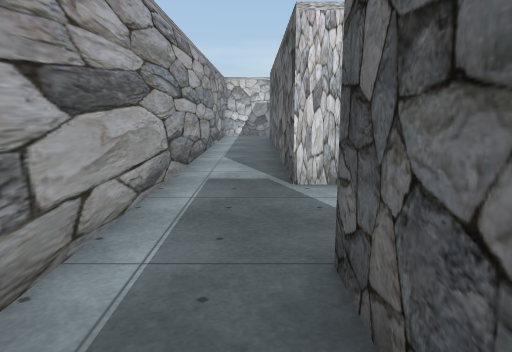
View 1 (above)

16 first-person views from a walk through a scene from a Unity 3-D project. The camera is 1.3 m above the floor, tilts 10° down and sees 70° across. The floor is counted in squares, 1 m on a side. Each view is taken from the middle of a square. On the plan, view 1 faces up. The plan holds only what a view shows up to about 15 squares ahead; the rest is blank. The place goes on beyond the plan. The player is left out. Door leaves are left out, so doorways stand open. Some surface patterns are stand-ins.

View 2
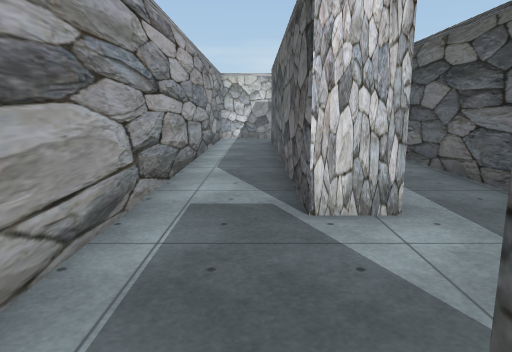

View 3
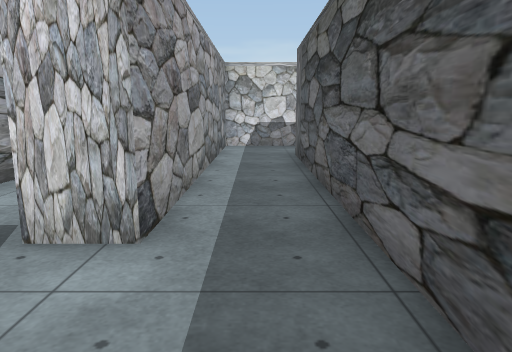

View 4
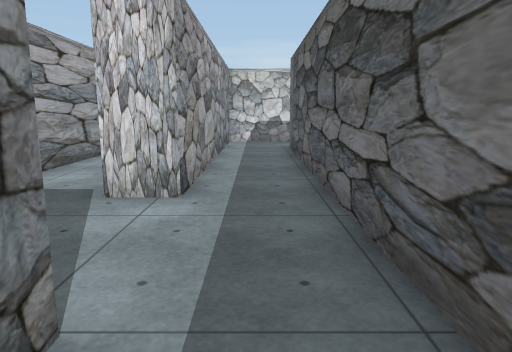

View 5
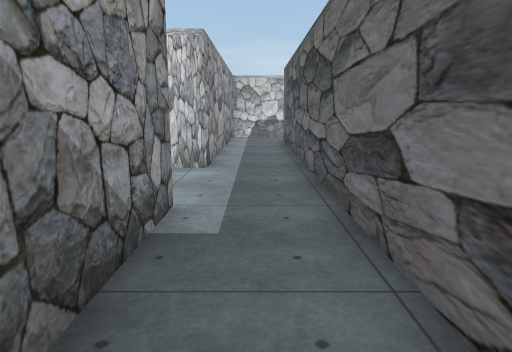

View 6
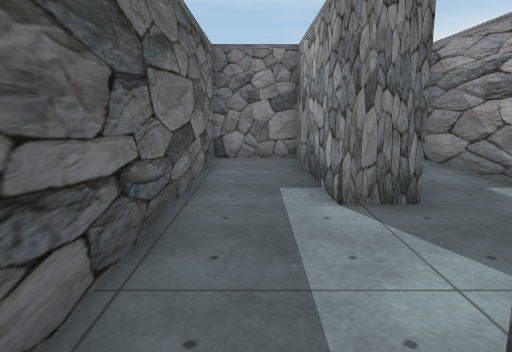

View 7
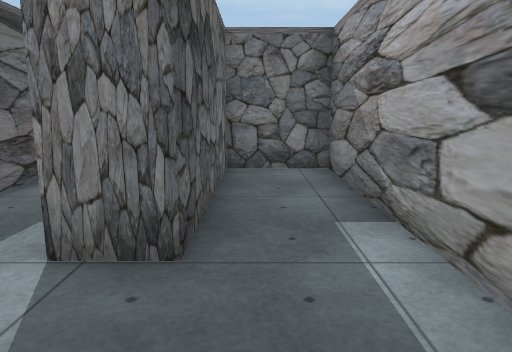

View 8
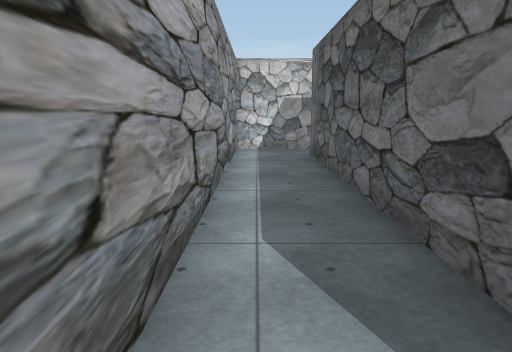

View 9
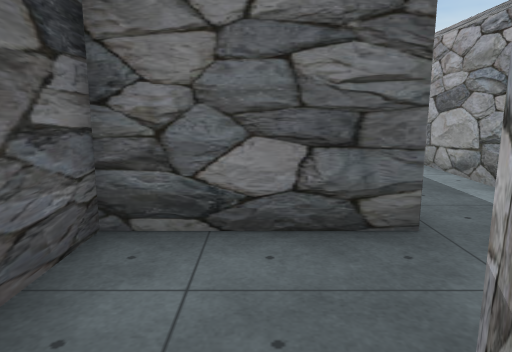

View 10
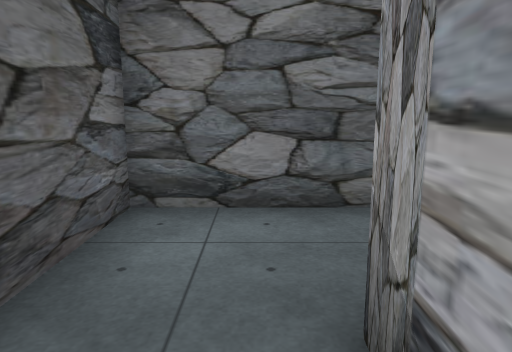

View 11
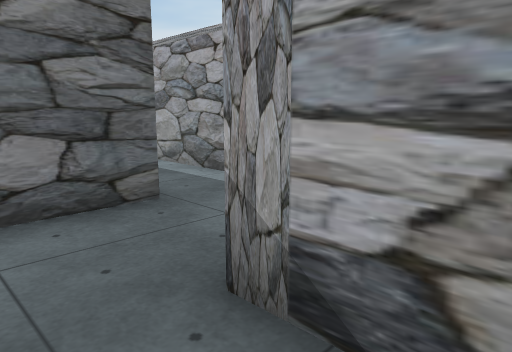

View 12
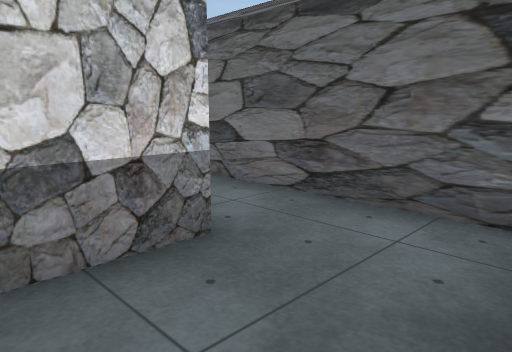

View 13
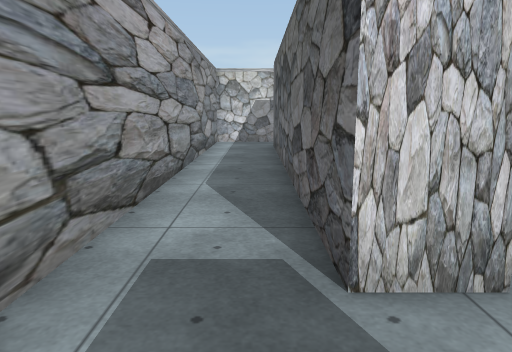

View 14
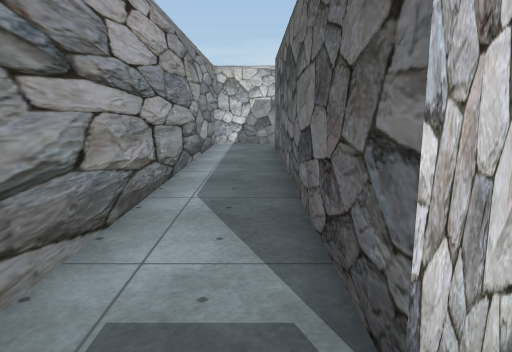

View 15
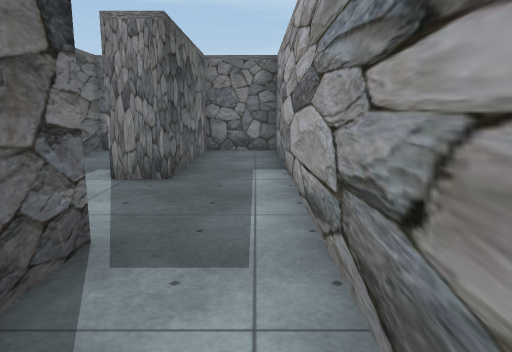

View 16
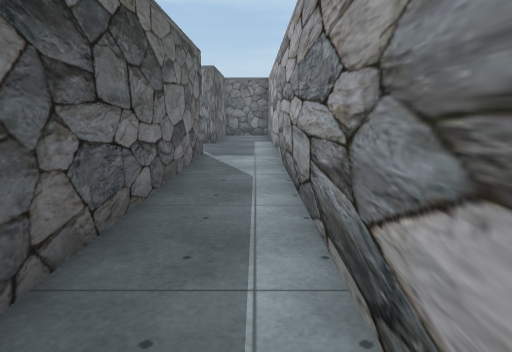

### Floor plan
Points are (right, up) in squares from view 1. A wall is a line through its corners. A room is listed if a view was taken in it or the views show most of it. See-through windows are left out.
Room 1 (views 1, 2, 3, 4, 5, 6, 7, 8, 12, 13, 14, 15, 16)
walls: (3.5, 17.1) (1.8, 17.1) (1.8, 6.5) (0.7, 6.5) (0.7, 18.2); (-1.7, 19.5) (-1.7, -2.3) (0.7, -2.3) (0.7, 2.9) (1.8, 2.9) (1.8, -2.3) (4.2, -2.3) (4.2, 14.1)
ways out: opening at (4.5, 15.5) to room 2
Room 2 (views 9, 10, 11)
walls: (5.4, 18.9) (5.4, 17.1) (3.5, 17.1); (4.2, 14.1) (7.7, 14.1) (7.7, 19.5)
ways out: opening at (4.5, 15.5) to room 1

Where each view was taken, in squares from view 1:
view 1: 0 up, 0 right, facing up
view 2: 2 up, 0 right, facing up
view 3: 3 up, 3 right, facing up
view 4: 1 up, 3 right, facing up
view 5: 2 down, 3 right, facing up
view 6: 8 up, 3 right, facing down
view 7: 6 up, 0 right, facing down
view 8: 7 up, 1 left, facing up
view 9: 18 up, 6 right, facing down
view 10: 19 up, 6 right, facing down
view 11: 19 up, 7 right, facing down-left
view 12: 14 up, 3 right, facing up-right
view 13: 4 up, 0 right, facing up
view 14: 5 up, 0 right, facing up
view 15: 10 up, 1 left, facing down
view 16: 18 up, 1 left, facing down
